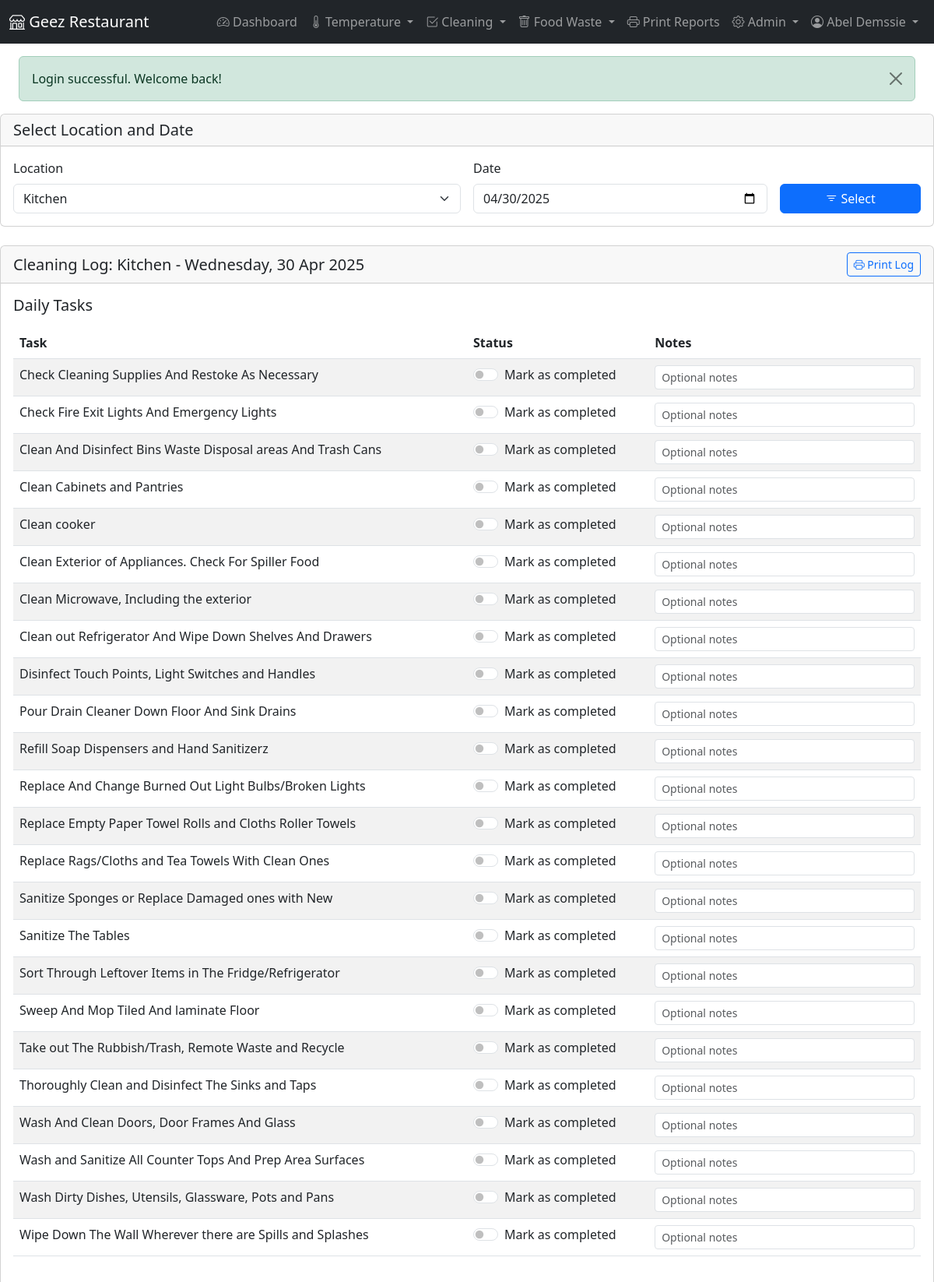
Page /modules/cleaning/log.php (signed in, upper part) on the committed database.
### tables this page shows
CREATE TABLE `cleaning_locations` (
  `location_id` int(11) NOT NULL,
  `name` varchar(100) NOT NULL,
  `description` text DEFAULT NULL,
  `is_active` tinyint(1) NOT NULL DEFAULT 1,
  `created_at` datetime NOT NULL,
  `updated_at` datetime DEFAULT NULL
);

CREATE TABLE `cleaning_task` (
  `task_id` int(11) NOT NULL,
  `location_id` int(11) NOT NULL,
  `description` varchar(255) NOT NULL,
  `frequency` varchar(50) NOT NULL,
  `instructions` text DEFAULT NULL,
  `is_active` tinyint(1) NOT NULL DEFAULT 1,
  `created_at` datetime NOT NULL,
  `updated_at` datetime DEFAULT NULL
);

### classes/CleaningLocation.php (called while the page is built, shortened)
<?php
class CleaningLocation {
    private $db;
    public function __construct($db) {
        $this->db = $db;
    }
    public function getById($location_id) {
        $sql = "SELECT * FROM cleaning_locations WHERE location_id = ?";
        return $this->db->fetchRow($sql, [$location_id]);
    }
    public function getAllActive() {
        $sql = "SELECT * FROM cleaning_locations WHERE is_active = 1 ORDER BY name";
        return $this->db->fetchAll($sql);
    }
}

### classes/Database.php (called while the page is built, shortened)
<?php
class Database {
    private $host = DB_HOST;
    private $dbname = DB_NAME;
    private $username = DB_USER;
    private $password = DB_PASS;
    private $charset = DB_CHARSET;
    private $options = DB_OPTIONS;
    private $pdo;
    public function __construct() {
        $dsn = "mysql:host={$this->host};dbname={$this->dbname};charset={$this->charset}";
        try {
            $this->pdo = new PDO($dsn, $this->username, $this->password, $this->options);
        } catch (PDOException $e) {
            throw new Exception("Database connection failed: " . $e->getMessage());
        }
    }
    public function query($sql, $params = []) {
        try {
            $stmt = $this->pdo->prepare($sql);
            $stmt->execute($params);
            return $stmt;
        } catch (PDOException $e) {
            throw new Exception("Query failed: " . $e->getMessage());
        }
    }
    public function fetchRow($sql, $params = []) {
        $stmt = $this->query($sql, $params);
        return $stmt->fetch();
    }
    public function fetchAll($sql, $params = []) {
        $stmt = $this->query($sql, $params);
        return $stmt->fetchAll();
    }
}

### includes/functions.php (called while the page is built, shortened)
<?php
function formatDate($date, $format = 'Y-m-d') {
    $datetime = new DateTime($date);
    return $datetime->format($format);
}
function getCurrentDate() {
    return date('Y-m-d');
}

### classes/CleaningTask.php (called while the page is built, shortened)
<?php
class CleaningTask {
    private $db;
    public function __construct($db) {
        $this->db = $db;
    }
    public function getAllActive($frequency = null) {
        $params = [];
        $where = ["is_active = 1"];
        $where_clause = implode(" AND ", $where);
        $sql = "SELECT * FROM cleaning_task WHERE {$where_clause} ORDER BY description";
        return $this->db->fetchAll($sql, $params);
    }
}

### modules/cleaning/log.php (the view, shortened to what this page needs)
<?php
require_once dirname(dirname(dirname(__FILE__))) . '/includes/header.php';
require_once CLASS_PATH . '/CleaningLocation.php';
require_once CLASS_PATH . '/CleaningTask.php';
$location = new CleaningLocation($db);
$task = new CleaningTask($db);
$all_locations = $location->getAllActive();
$location_id = isset($_GET['location_id']) ? (int)$_GET['location_id'] : (isset($_POST['location_id']) ? (int)$_POST['location_id'] : null);
$completed_date = isset($_GET['date']) ? $_GET['date'] : (isset($_POST['date']) ? $_POST['date'] : getCurrentDate());
if (!$location_id && !empty($all_locations)) {
    $location_id = $all_locations[0]['location_id'];
}
$selected_location = null;
if ($location_id) {
    $selected_location = $location->getById($location_id);
}
$all_tasks = $task->getAllActive();
$daily_tasks = [];
$weekly_tasks = [];
$other_tasks = [];
foreach ($all_tasks as $t) {
    if ($t['frequency'] == 'Daily') {
        $daily_tasks[] = $t;
    } elseif ($t['frequency'] == 'Weekly') {
        $weekly_tasks[] = $t;
    } else {
        $other_tasks[] = $t;
    }
}
?>
<div class="row mb-4">
    <div class="col-md-12">
        <div class="card">
            <div class="card-header">
                <h5 class="card-title mb-0">Select Location and Date</h5>
            </div>
            <div class="card-body">
                <form method="get" action="" class="row g-3">
                    <div class="col-md-6">
                        <label for="location_id" class="form-label">Location</label>
                        <select class="form-select" id="location_id" name="location_id">
                            <?php foreach ($all_locations as $loc): ?>
                            <option value="<?php echo $loc['location_id']; ?>" <?php echo $location_id == $loc['location_id'] ? 'selected' : ''; ?>>
                                <?php echo htmlspecialchars($loc['name']); ?>
                            </option>
                            <?php endforeach; ?>
                        </select>
                    </div>
                    <div class="col-md-4">
                        <label for="date" class="form-label">Date</label>
                        <input type="date" class="form-control" id="date" name="date" value="<?php echo $completed_date; ?>">
                    </div>
                    <div class="col-md-2 d-flex align-items-end">
                        <button type="submit" class="btn btn-primary w-100">
                            <i class="bi bi-filter"></i> Select
                        </button>
                    </div>
                </form>
            </div>
        </div>
    </div>
</div>
<?php if ($selected_location): ?>
<div class="row">
    <div class="col-md-12">
        <div class="card">
            <div class="card-header d-flex justify-content-between align-items-center">
                <h5 class="card-title mb-0">
                    Cleaning Log: <?php echo htmlspecialchars($selected_location['name']); ?> - <?php echo formatDate($completed_date, 'l, d M Y'); ?>
                </h5>
                <div>
                    <a href="<?php echo BASE_URL; ?>/modules/cleaning/print.php?location_id=<?php echo $location_id; ?>&date=<?php echo $completed_date; ?>" class="btn btn-sm btn-outline-primary" target="_blank">
                        <i class="bi bi-printer"></i> Print Log
                    </a>
                </div>
            </div>
            <div class="card-body">
                <?php if (empty($all_tasks)): ?>
                <p class="text-muted">No cleaning tasks found. Please add tasks in the admin section.</p>
                <?php if (hasRole(['admin', 'manager'])): ?>
                <div class="d-grid gap-2">
                    <a href="<?php echo BASE_URL; ?>/modules/cleaning/tasks.php" class="btn btn-primary">
                        <i class="bi bi-gear"></i> Manage Tasks
                    </a>
                </div>
                <?php endif; ?>
                <?php else: ?>
                <form method="post" action="" id="cleaning-log-form">
                    <?php if (!empty($daily_tasks)): ?>
                    <h5 class="mb-3">Daily Tasks</h5>
                    <div class="table-responsive mb-4">
                        <table class="table table-striped table-hover">
                            <thead>
                                <tr>
                                    <th style="width: 50%;">Task</th>
                                    <th style="width: 20%;">Status</th>
                                    <th style="width: 30%;">Notes</th>
                                </tr>
                            </thead>
                            <tbody>
                                <?php foreach ($daily_tasks as $t): ?>
                                <?php
                                $log_entry = null;
                                $is_completed = isset($log_entry['is_completed']) ? $log_entry['is_completed'] : false;
                                $notes = $log_entry ? $log_entry['notes'] : '';
                                ?>
                                <tr>
                                    <td><?php echo htmlspecialchars($t['description']); ?></td>
                                    <td>
                                        <div class="form-check form-switch">
                                            <input class="form-check-input" type="checkbox" role="switch"
                                                id="task_<?php echo $t['task_id']; ?>"
                                                name="task_status[<?php echo $t['task_id']; ?>]"
                                                value="1"
                                                <?php echo $is_completed ? 'checked' : ''; ?>>
                                            <label class="form-check-label" for="task_<?php echo $t['task_id']; ?>">
                                                <?php echo $is_completed ? 'Completed' : 'Mark as completed'; ?>
                                            </label>
                                        </div>
                                    </td>
                                    <td>
                                        <input type="text" class="form-control form-control-sm"
                                            name="task_notes[<?php echo $t['task_id']; ?>]"
                                            value="<?php echo htmlspecialchars($notes ?? ''); ?>"
                                            placeholder="Optional notes">
                                    </td>
                                </tr>
                                <?php endforeach; ?>
                            </tbody>
                        </table>
                    </div>
                    <?php endif; ?>
                </form>
                <?php endif; ?>
            </div>
        </div>
    </div>
</div>
<?php endif; ?>
<?php
require_once INCLUDE_PATH . '/footer.php';
?>

### rows in the picture
cleaning_locations: name "Kitchen"
cleaning_task: description "Check Cleaning Supplies And Restoke As Necessary"
cleaning_task: description "Check Fire Exit Lights And Emergency Lights"
cleaning_task: description "Clean And Disinfect Bins Waste Disposal areas And Trash Cans"
cleaning_task: description "Clean Cabinets and Pantries"
cleaning_task: description "Clean cooker"
cleaning_task: description "Clean Exterior of Appliances. Check For Spiller Food"
cleaning_task: description "Clean Microwave, Including the exterior"
cleaning_task: description "Clean out Refrigerator And Wipe Down Shelves And Drawers"
cleaning_task: description "Disinfect Touch Points, Light Switches and Handles"
cleaning_task: description "Pour Drain Cleaner Down Floor And Sink Drains"
cleaning_task: description "Refill Soap Dispensers and Hand Sanitizerz"
cleaning_task: description "Replace And Change Burned Out Light Bulbs/Broken Lights"
cleaning_task: description "Replace Empty Paper Towel Rolls and Cloths Roller Towels"
cleaning_task: description "Replace Rags/Cloths and Tea Towels With Clean Ones"
cleaning_task: description "Sanitize Sponges or Replace Damaged ones with New"
cleaning_task: description "Sanitize The Tables"
cleaning_task: description "Sort Through Leftover Items in The Fridge/Refrigerator"
cleaning_task: description "Sweep And Mop Tiled And laminate Floor"
cleaning_task: description "Take out The Rubbish/Trash, Remote Waste and Recycle"
cleaning_task: description "Thoroughly Clean and Disinfect The Sinks and Taps"
cleaning_task: description "Wash And Clean Doors, Door Frames And Glass"
cleaning_task: description "Wash and Sanitize All Counter Tops And Prep Area Surfaces"
cleaning_task: description "Wash Dirty Dishes, Utensils, Glassware, Pots and Pans"
cleaning_task: description "Wipe Down The Wall Wherever there are Spills and Splashes"

### other values in the picture
$_SESSION['full_name'] "Abel Demssie"
$flash_message['message'] "Login successful. Welcome back!"
formatDate($completed_date, 'l, d M Y') "Wednesday, 30 Apr 2025"
form field location_id "Kitchen"
